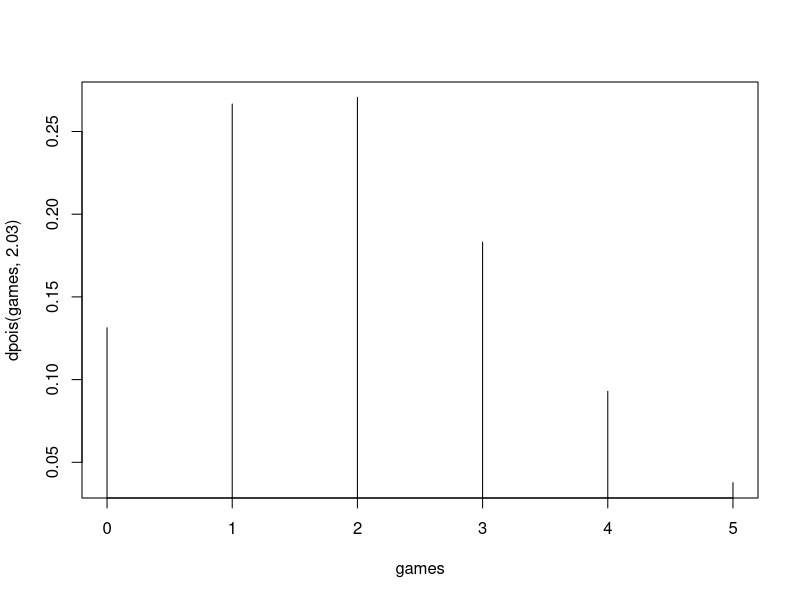
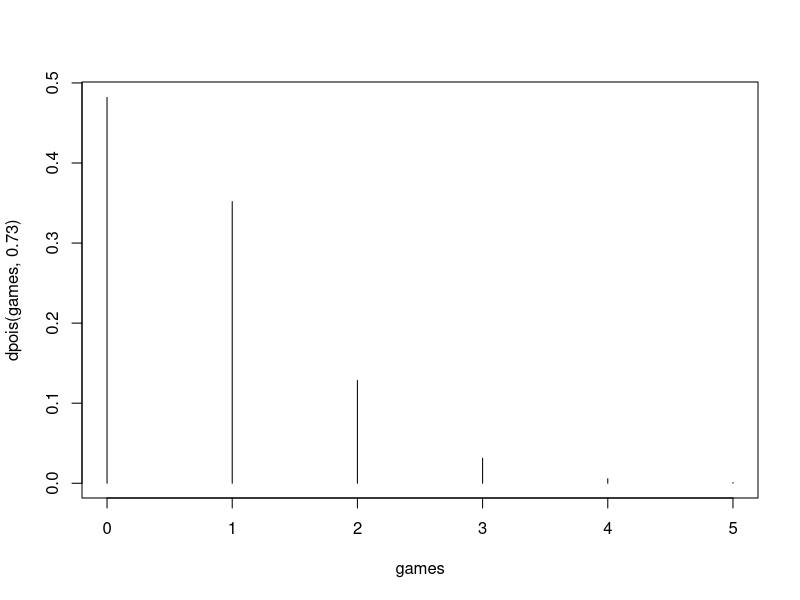

R code for these plots, in order:
## ---- chunk 1
knitr::opts_chunk$set(echo = TRUE)
## ---- chunk 2
library(tidyverse)

wc_forecasts <- read_csv("data/world-cup-2018/wc_forecasts.csv")
wc_matches <- read_csv("data/world-cup-2018/wc_matches.csv")
## ---- chunk 3
games <- 0:5
plot(games, dpois(games, 2.03), type = "h")
russiawin <- dpois(games, 2.03)
## ---- chunk 4
plot(games, dpois(games, 0.73), type = "h")
saudiwin <- dpois(games, 0.73)
## ---- chunk 5
# predicting the probabilities that Russia will score 0:5 goals
russiawin <- dpois(0:5, wc_matches$proj_score1[1])

# predicting the probabilities that Saudi Arabia will score 0:5 goals
saudiwin <- dpois(0:5, wc_matches$proj_score2[1])
## ---- chunk 6
# Turning the probabilities into matrices
russiamatrix <- matrix(russiawin, nrow = 1, ncol = 6)
saudimatrix <- matrix(saudiwin, nrow = 6, ncol = 1)

# Multiplying the matrices to get a 6x6 matrix with probabilities
# that each team will score that amount of goals, from which 
# we can get the probability that each team will win
probmatrix <- saudimatrix %*% russiamatrix 

# I transposed this because using as.vector went down the columns, except I wanted
# to go across the rows first
probmatrix_t <- t(probmatrix)

# With the transposed matrix, I wanted to create a vector, and then use cumsum()
# to get the cumulative sum
probvector <- as.vector(probmatrix, mode = "numeric")
cumprob <- cumsum(probvector)
cumprobmatrix <- matrix(cumprob, nrow = 6, ncol = 6, byrow = TRUE)

rowindices <- row(cumprobmatrix)
rowvector <- as.vector(rowindices, mode = "numeric")

colindices <- col(cumprobmatrix)
colvector <- as.vector(colindices, mode = "numeric")

probindextib <- tibble(rowvector, colvector, cumprob)

# generate a random uniform value
prob_index <- runif(1, 0, 1)

# find out which values fall above that probability
which_index <- which(cumprobmatrix >= prob_index)

# single out the first index, and determine if that would be a win, loss, or draw,
# and for which team
index_sim <- which_index[1]

probindextib %>% slice(index_sim)

lower.tri(cumprobmatrix, diag = FALSE)
upper.tri(cumprobmatrix, diag = FALSE)
diag(cumprobmatrix)



# team1_index_win <- c(2:6, 9:12, 16:18, 23:24, 30)
# index_draw <- c(1, 8, 15, 22, 29, 36)
# team2_index_win <- c(7, 13:14, 19:21, 25:28, 31:35)

# create team1point and team2points x
# pull()
# mutate first
# iterate one matchup, and then iterate for all of the teams
# send an email when I push, figure out iterating for one matchup for Tuesday
# make a function where you return a single value where the team
# replicate something in purrr
# modern data science with R 7.3 map()

probindextib <- probindextib %>% mutate(result = case_when(
  rowvector > colvector ~ "Team 1 Wins",
  rowvector == colvector ~ "Draw",
  rowvector < colvector ~ "Team 2 Wins"
))

probindextib$result[index_sim]

probindextib <- probindextib %>% 
  mutate(team1points = case_when(result == "Draw" ~ 1,
                                                result == "Team 1 Wins" ~ 3,
                                                result == "Team 2 Wins" ~ 0)) %>%
  mutate(team2points = case_when(result == "Draw" ~ 1,
                                                result == "Team 2 Wins" ~ 3,
                                                result == "Team 1 Wins" ~ 0))
## ---- chunk 7
proj_score1 <- 4
proj_score2 <- 0.1
prediction <- function(proj_score1, proj_score2) {
  goals <- 0:10
  # predicting the probabilities that team1 will score 0:10 goals
  team1goals <- dpois(goals, proj_score1)

  # predicting the probabilities that team2 will score 0:10 goals
  team2goals <- dpois(goals, proj_score2)
  
  # Turning the probabilities into matrices
  team1goals_matrix <- matrix(team1goals, nrow = 1, ncol = 11)
  team2goals_matrix <- matrix(team2goals, nrow = 11, ncol = 1)
  
  # Multiplying the matrices to get an 11x11 matrix with probabilities
  # that each team will score that amount of goals, from which 
  # we can get the probability that each team will win
  goalsprobmatrix <- team2goals_matrix %*% team1goals_matrix
  
  # I transposed this because using as.vector went down the columns, except I wanted
  # to go across the rows first
  #goalsprobmatrix_t <- t(goalsprobmatrix)
  
  # With the transposed matrix, I wanted to create a vector, and then use cumsum()
  # to get the cumulative sum
  goalsprobvector <- as.vector(t(goalsprobmatrix), mode = "numeric")
  cumprobmatrix <- matrix(cumsum(goalsprobvector), nrow = 11, ncol = 11, byrow = TRUE)
  cumprob <- as.vector(t(cumprobmatrix), mode = "numeric")
  
  rowindices <- row(cumprobmatrix)
  rowvector <- as.vector(rowindices, mode = "numeric")

  colindices <- col(cumprobmatrix)
  colvector <- as.vector(colindices, mode = "numeric")

  probindextib <- tibble(rowvector, colvector, cumprob)

  # generate a random uniform value
  prob_index <- runif(1, 0, 1)
  
  # find out which values fall above that probability
  which_index <- which(cumprob >= prob_index)

  # single out the first index, and determine if that would be a win, loss, or draw,
  # and for which team
  index_sim <- which_index[1]
  
  probindextib <- probindextib %>% mutate(result = case_when(
  rowvector > colvector ~ "Team 1 Wins",
  rowvector == colvector ~ "Draw",
  rowvector < colvector ~ "Team 2 Wins"))
  
  return(probindextib$result[index_sim])
}

#prediction(proj_score1 = 2.03, proj_score2 = 0.73) :: map()
#times <- 1:10
#match1pred <- purrr::map(times, prediction(proj_score1 = 2.03, proj_score2 = 0.73))
match1rep <- as.data.frame(replicate(n = 1000, prediction(proj_score1 = 2.03, proj_score2 = 0.73)))
match1rep <- match1rep %>% group_by(`replicate(n = 1000, prediction(proj_score1 = 2.03, proj_score2 = 0.73))`) %>% summarise(total = n())
match1rep <- match1rep %>% mutate(prop = total / 1000)
